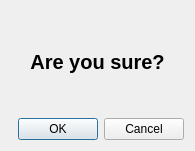
<?xml version="1.0" encoding="UTF-8"?>
<ui version="4.0">
 <class>CommunicationsDialog</class>
 <widget class="QDialog" name="CommunicationsDialog">
  <property name="geometry">
   <rect>
    <x>0</x>
    <y>0</y>
    <width>195</width>
    <height>151</height>
   </rect>
  </property>
  <property name="windowTitle">
   <string>Dialog</string>
  </property>
  <layout class="QGridLayout" name="gridLayout_2">
   <item row="1" column="0">
    <widget class="QDialogButtonBox" name="buttonBox">
     <property name="orientation">
      <enum>Qt::Horizontal</enum>
     </property>
     <property name="standardButtons">
      <set>QDialogButtonBox::Cancel|QDialogButtonBox::Ok</set>
     </property>
    </widget>
   </item>
   <item row="0" column="0">
    <widget class="QLabel" name="label">
     <property name="font">
      <font>
       <pointsize>15</pointsize>
       <weight>75</weight>
       <bold>true</bold>
      </font>
     </property>
     <property name="text">
      <string>Are you sure?</string>
     </property>
     <property name="alignment">
      <set>Qt::AlignCenter</set>
     </property>
    </widget>
   </item>
  </layout>
 </widget>
 <resources/>
 <connections>
  <connection>
   <sender>buttonBox</sender>
   <signal>accepted()</signal>
   <receiver>CommunicationsDialog</receiver>
   <slot>accept()</slot>
   <hints>
    <hint type="sourcelabel">
     <x>248</x>
     <y>254</y>
    </hint>
    <hint type="destinationlabel">
     <x>157</x>
     <y>274</y>
    </hint>
   </hints>
  </connection>
  <connection>
   <sender>buttonBox</sender>
   <signal>rejected()</signal>
   <receiver>CommunicationsDialog</receiver>
   <slot>reject()</slot>
   <hints>
    <hint type="sourcelabel">
     <x>316</x>
     <y>260</y>
    </hint>
    <hint type="destinationlabel">
     <x>286</x>
     <y>274</y>
    </hint>
   </hints>
  </connection>
 </connections>
</ui>
